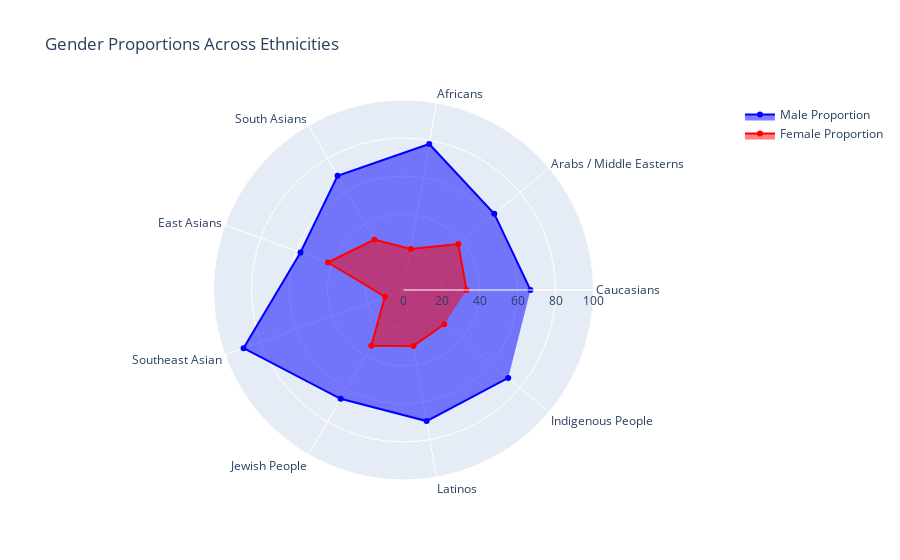

The cell this chart's notebook holds for it:
### Markdown cell above
## Gender Proportion Analysis

**Gender Proportions Across Genres and Real-World Comparison**

The gender proportions in European cinema highlight a clear imbalance. Men dominate almost every genre, with women often taking a back seat. For most genres, male actors consistently make up the majority, reflecting a bias in the film industry.

Here are some notable observations:
- **Family/Animation Genres:** These genres come closest to achieving gender balance, probably because they aim to portray more relatable family dynamics. Still, they don't fully reflect real-world gender proportions.
- **Action/Adventure and Sci-Fi:** Unsurprisingly, these genres show the largest gender gap, with male actors overwhelmingly leading. This aligns with the stereotype of men being action heroes or intellectuals saving the world.
- **Romance and Drama:** While you'd think these genres would be more balanced, they still lean toward male dominance, even in stories often centered on relationships and emotions.

When we compare this to real-world gender proportions, the contrast is hard to ignore. In real life, men and women are nearly equal in numbers, yet on-screen, women are often missing from the picture.

---

**Trends Over Time**

Looking at the changes over time, there’s some good news—but not much. The linear regression suggests that female representation has slowly increased since the 1950s. But "slowly" is the key word here. The R-squared value tells us that time alone doesn’t explain much of the change, so progress is happening, but it’s not as dramatic as it could be.

This gradual improvement likely reflects small societal changes, but the lack of significant progress shows how deeply rooted these inequalities are in the film industry. Even now, women are far from being equally represented.

---

**Gender Proportions Across Ethnicities**

From the radar chart comparing gender proportions across ethnicities, we see another layer of disparity:

- **Black Women:** Severely underrepresented in European cinema, with only ~20% female representation, meaning ~80% of Black roles are given to men. 
- **East Asian Women:** Interestingly, East Asian women have the closest gender ratio compared to other ethnicities, with ~42% female representation. While still not equal, it is significantly better than other groups.
- **Caucasian Women:** Caucasians women are in the average, which makes sense considering they are the majority.

This stark disparity in gender proportions across ethnicities suggests that women from certains minority backgrounds face even greater barriers in the European cinema industry. The human biases aren’t just about gender but are compounded by race and ethnicity.

### Code cell
radar_chart_plot(europe_df, ethnicities)

### Figure 1 — Plotly figure (JSON) as saved in the notebook; plotly's stock layout.template omitted (floating-point values rounded to 4 significant figures)
{"data": [{"fill": "toself", "marker": {"color": "blue"}, "name": "Male Proportion", "r": [66.82, 62.38, 78.04, 69.39, 57.7, 89.59, 66.13, 70.06, 71.96], "theta": ["Caucasians", "Arabs / Middle Easterns", "Africans", "South Asians", "East Asians", "Southeast Asian", "Jewish People", "Latinos", "Indigenous People"], "type": "scatterpolar"}, {"fill": "toself", "marker": {"color": "red"}, "name": "Female Proportion", "r": [33.18, 37.62, 21.96, 30.61, 42.3, 10.41, 33.87, 29.94, 28.04], "theta": ["Caucasians", "Arabs / Middle Easterns", "Africans", "South Asians", "East Asians", "Southeast Asian", "Jewish People", "Latinos", "Indigenous People"], "type": "scatterpolar"}], "layout": {"polar": {"radialaxis": {"range": [0, 100], "visible": true}}, "showlegend": true, "title": {"text": "Gender Proportions Across Ethnicities"}}}
